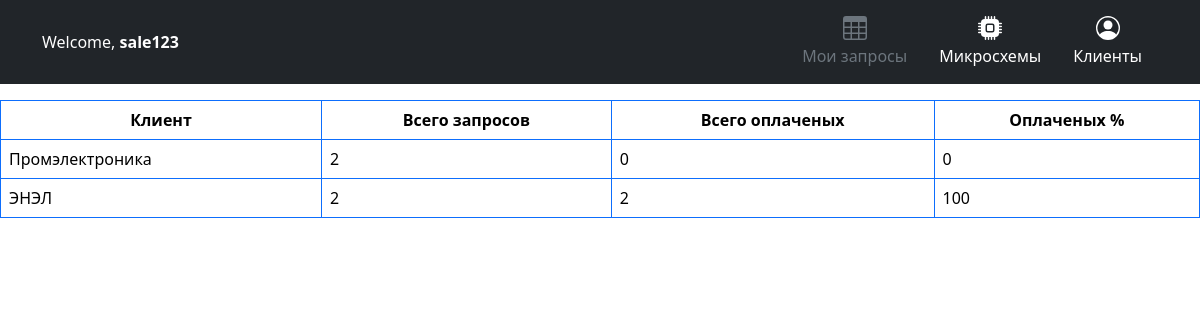
The app's page /clients/ (signed in) with its own data.
### parts/models.py (models this page shows, shortened)
class Request(models.Model):
    part = models.ForeignKey(Part, on_delete=models.CASCADE)
    quantity = models.PositiveIntegerField(verbose_name='Кол-во')
    customer = models.CharField(max_length=100, verbose_name='Клиент')
    date = models.DateField(verbose_name='Дата запроса')
    manager = models.ForeignKey(User, on_delete=models.CASCADE, related_name='requests', verbose_name='Менеджер')
    status = models.CharField(max_length=10, choices=STATUS_CHOICES, default='NO_QUOTA', verbose_name='Статус')
    selected_quota = models.ForeignKey(Quota, on_delete=models.SET_NULL, null=True, blank=True, related_name='selected_quotas')
    customer_price = models.DecimalField(max_digits=10, decimal_places=2, null=True, blank=True, default=0)
    currency = models.CharField(max_length=3, choices=CURRENCY_CHOICES, null=True, default='RUB')
    class Meta:
        verbose_name = "Заявка"
        verbose_name_plural = "Заявки"

### parts/views.py (the view)
# urls.py: path('clients/', views.clients, name='clients_list'),
def clients(request):
    current_user_groups = request.user.groups.values_list("name", flat=True)
    clients = Request.objects.values('customer').annotate(
        total_requests=Count('id', distinct=True),
        paid_requests=Count('id', filter=Q(status='PAID'), distinct=True),
        redemption_percent=(100 * Count('id', filter=Q(status='PAID')) / Count('id')),
    )
    context = {
        'clients': clients,
        "is_sale": "sale" in current_user_groups,
        "is_product_man": "product" in current_user_groups,
    }
    return render(request, 'clients/clients_list.html', context)

### parts/templates/clients/clients_list.html
{% extends 'base.html' %}
{% block content %}
<div class="table-responsive-xxl">
  <table class="table table-hover table table-bordered border-primary">
  <tr>
    <th>Клиент</th>
    <th>Всего запросов</th>
    <th>Всего оплаченых</th>
    <th>Оплаченых %</th>
  </tr>
  {% for item in clients %}
  <tr>
    <td>{{ item.customer }}</td>
    <td>{{ item.total_requests }}</td>
    <td>{{ item.paid_requests }}</td>
    <td>{{ item.redemption_percent }}</td>
  {% endfor %}
{% endblock %}

### parts/templates/base.html (shortened to what this page needs)
{% load static %}
{% load bootstrap5 %}
<html>
    <head>
{% bootstrap_css %}
        <link rel="stylesheet" href="{% static 'css/styles.css' %}">
         <link rel="stylesheet" href="{% static 'css/sidebars.css' %}">
    </head>
 <header>
     {% if user.is_authenticated %}
         <div class="px-3 py-2 bg-dark text-white">
      <div class="container">
        <div class="d-flex flex-wrap align-items-center justify-content-center justify-content-lg-start">
          <a href="/" class="d-flex align-items-center my-2 my-lg-0 me-lg-auto text-white text-decoration-none">
              <p class="mb-0">Welcome, <b>{{ user }}</b></p>
          </a>
     {% if is_sale %}
            <ul class="nav col-12 col-lg-auto my-2 justify-content-center my-md-0 text-small">
            <li>
              <a href="{% url 'parts:sales_manager_responses' %}" class="nav-link text-secondary">
                <svg class="bi d-block mx-auto mb-1" width="24" height="24"><use xlink:href="#table"/></svg>
                Мои запросы
              </a>
            </li>
            <li>
              <a href="{% url 'parts:part_list' %}" class="nav-link text-white">
                <svg class="bi d-block mx-auto mb-1" width="24" height="24"><use xlink:href="#chip"/></svg>
                Микросхемы
              </a>
            </li>
            <li>
              <a href="{% url 'parts:clients_list' %}" class="nav-link text-white">
                <svg class="bi d-block mx-auto mb-1" width="24" height="24"><use xlink:href="#people-circle"/></svg>
                Клиенты
              </a>
            </li>
          </ul>
        </div>
      </div>
    </div>
     {% endif %}
     {% endif %}
  </header>
<body>
    <div class="table-responsive">
        <table class="table table-striped table-sm">
          {% block content %}
            {% endblock %}
        </table>
      </div>

### parts/static/css/styles.css (style rules this page uses)
.table th { text-align: center; }

### parts/static/css/sidebars.css (style rules this page uses)
body { min-height: 100vh; min-height: -webkit-fill-available; }
html { height: -webkit-fill-available; }
.bi { vertical-align: -.125em; pointer-events: none; fill: currentColor; }

### records on screen
Request: customer "ЭНЭЛ", total_requests "2", paid_requests "2", redemption_percent "100"

### other values on screen
{{ user }} "sale123"
{{ item.customer }} "Промэлектроника"
{{ item.total_requests }} "2"
{{ item.paid_requests }} "0"
{{ item.redemption_percent }} "0"
